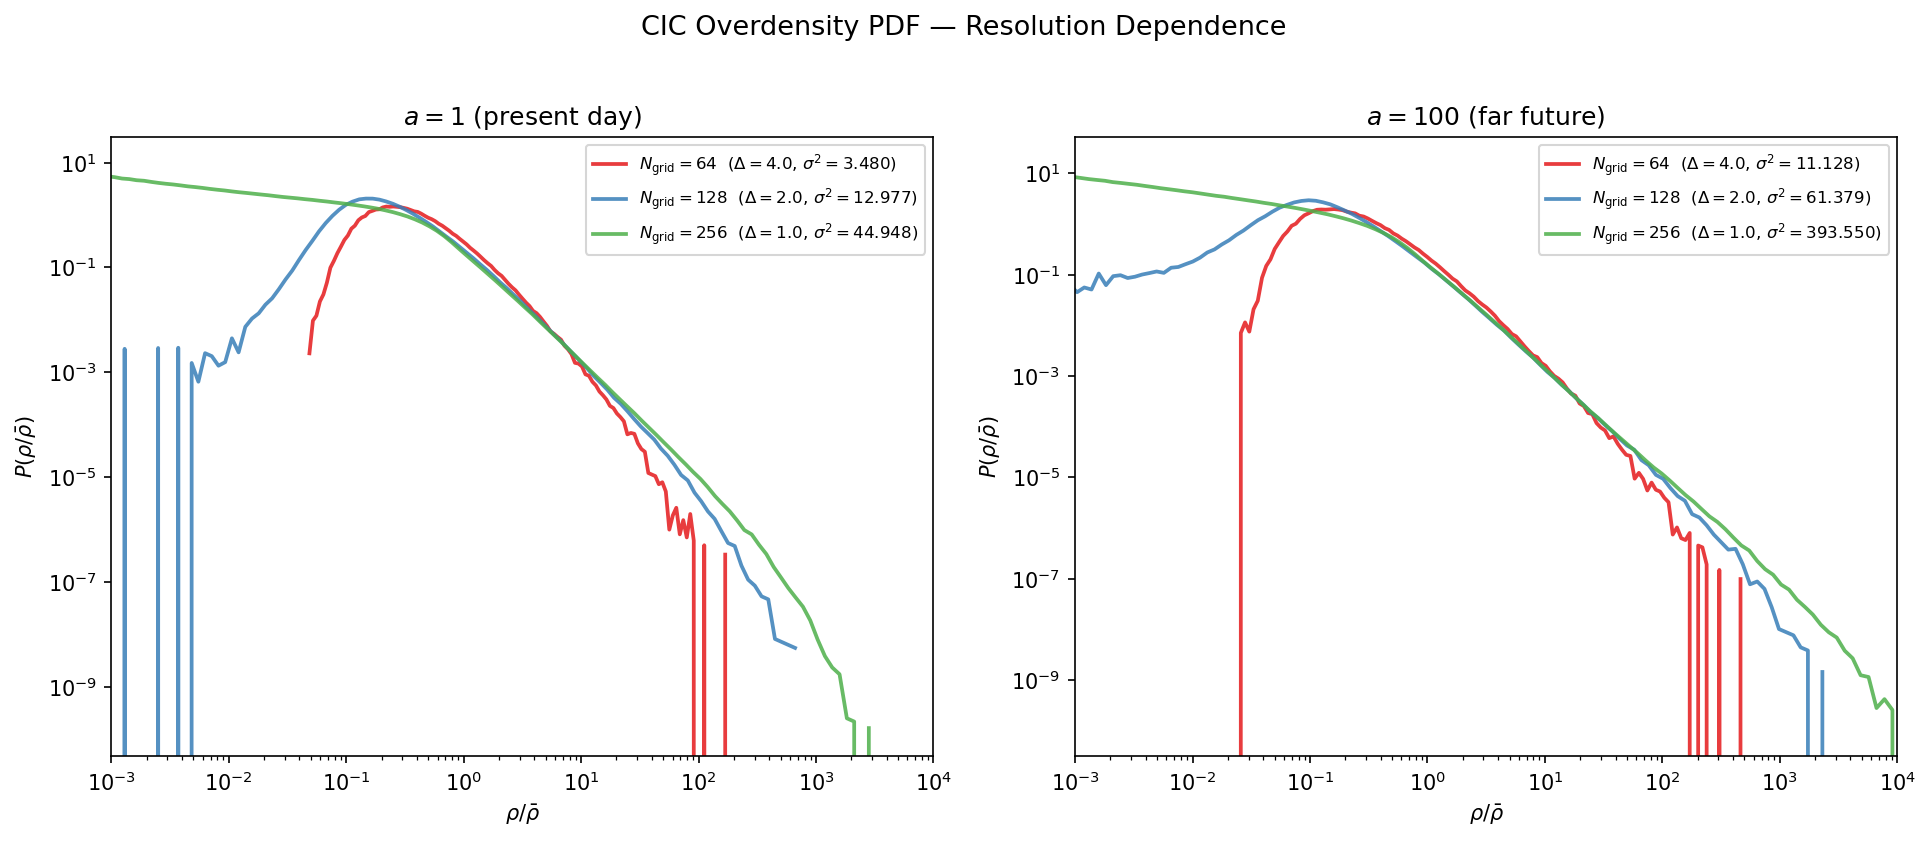

The Python source for this figure:
#!/usr/bin/env python3
"""
PDF Resolution Comparison: CIC grid at N=64, 128, 256

Checks whether the low-density flattening in the unsmoothed PDF is a
resolution artifact by comparing CIC overdensity PDFs at different mesh sizes.
No additional Fourier smoothing — the CIC cell width IS the smoothing scale.

Produces a 2-panel figure (a=1 and a=100), each with 3 PDFs overlaid.
"""

import os
import sys
import time
from pathlib import Path
import numpy as np

os.environ['KMP_DUPLICATE_LIB_OK'] = 'TRUE'
import platform
if platform.system() == 'Darwin':
    os.environ.setdefault('OMP_NUM_THREADS', '1')

SCRIPT_DIR = Path(__file__).parent.resolve()

from tessera.utils import load_snapshot_h5py, infer_grid_size

try:
    import importlib.util
    _spec = importlib.util.spec_from_file_location('examples_config', str(SCRIPT_DIR / 'config.py'))
    _config = importlib.util.module_from_spec(_spec)
    _spec.loader.exec_module(_config)
    SNAPSHOT_BASE = _config.SNAPSHOT_BASE
except (FileNotFoundError, AttributeError):
    raise ImportError("Please create examples/config.py with your local paths.")

try:
    import tessera as ts
except ImportError:
    sys.path.insert(0, str(SCRIPT_DIR.parent / 'build'))
    import tessera as ts


def compute_overdensity_pdf(delta, n_bins=120):
    """Volume-weighted PDF of ρ/ρ̄ = 1+δ with log-spaced bins."""
    rho_over_rhobar = 1.0 + delta.ravel()
    positive = rho_over_rhobar[rho_over_rhobar > 0]

    log_min = np.log10(max(positive.min(), 1e-4))
    log_max = np.log10(positive.max() * 1.001)
    bin_edges = np.logspace(log_min, log_max, n_bins + 1)
    bin_centers = np.sqrt(bin_edges[:-1] * bin_edges[1:])

    counts, _ = np.histogram(positive, bins=bin_edges)
    bin_widths = np.diff(bin_edges)
    pdf = counts / (len(positive) * bin_widths)

    return bin_centers, pdf


def run_snapshot(snapshot_name, ax):
    """Compute and plot PDFs at multiple resolutions for one snapshot."""
    import h5py as h5
    snapshot_path = SNAPSHOT_BASE / f"{snapshot_name}.hdf5"

    positions, _, box_size, scale_factor = load_snapshot_h5py(
        snapshot_path, particle_type=1, read_ids=False)

    with h5.File(snapshot_path, 'r') as f:
        particle_mass = float(f['Header'].attrs['MassTable'][1])

    n_particles = len(positions)
    grid_sizes = [64, 128, 256]
    colors = ['#e41a1c', '#377eb8', '#4daf4a']
    linestyles = ['-', '-', '-']

    for N_grid, color, ls in zip(grid_sizes, colors, linestyles):
        cell_width = box_size / N_grid
        print(f"  N_grid={N_grid} (Δ={cell_width:.2f} Mpc/h)...", end=' ', flush=True)
        t0 = time.time()

        result = ts.density.compute_cic_density(
            positions, box_size=box_size, output_cells=N_grid,
            particle_mass=particle_mass, n_threads=1)

        grid = np.array(result.grid_density).reshape(N_grid, N_grid, N_grid)
        delta = grid / grid.mean() - 1.0

        # Fraction of empty cells
        empty_frac = np.sum(grid == 0) / grid.size

        bc, pdf = compute_overdensity_pdf(delta)
        dt = time.time() - t0

        var = np.var(delta)
        print(f"σ²={var:.4f}, empty={empty_frac:.1%}, {dt:.2f}s")

        label = f'$N_{{\\rm grid}}={N_grid}$  ($\\Delta={cell_width:.1f}$, $\\sigma^2={var:.3f}$)'
        ax.plot(bc, pdf, color=color, ls=ls, lw=1.8, label=label, alpha=0.85)

    ax.set_xscale('log')
    ax.set_yscale('log')
    ax.set_xlabel('$\\rho / \\bar{\\rho}$')
    ax.set_ylabel('$P(\\rho / \\bar{\\rho})$')
    ax.set_xlim(1e-3, 1e4)
    ax.legend(fontsize=8, loc='upper right')


def main():
    import matplotlib
    matplotlib.use('Agg')
    import matplotlib.pyplot as plt

    fig, axes = plt.subplots(1, 2, figsize=(13, 5.5))

    for ax, snap_name, title in [
        (axes[0], 'snapshot_034', '$a = 1$ (present day)'),
        (axes[1], 'snapshot_074', '$a = 100$ (far future)'),
    ]:
        print(f"\n{snap_name}:")
        ax.set_title(title, fontsize=12)
        run_snapshot(snap_name, ax)

    fig.suptitle('CIC Overdensity PDF — Resolution Dependence', fontsize=13, y=1.02)
    fig.tight_layout()

    output_path = SCRIPT_DIR / 'pdf_resolution_comparison.png'
    fig.savefig(output_path, dpi=150, bbox_inches='tight')
    print(f"\nFigure saved to {output_path}")


if __name__ == '__main__':
    main()
